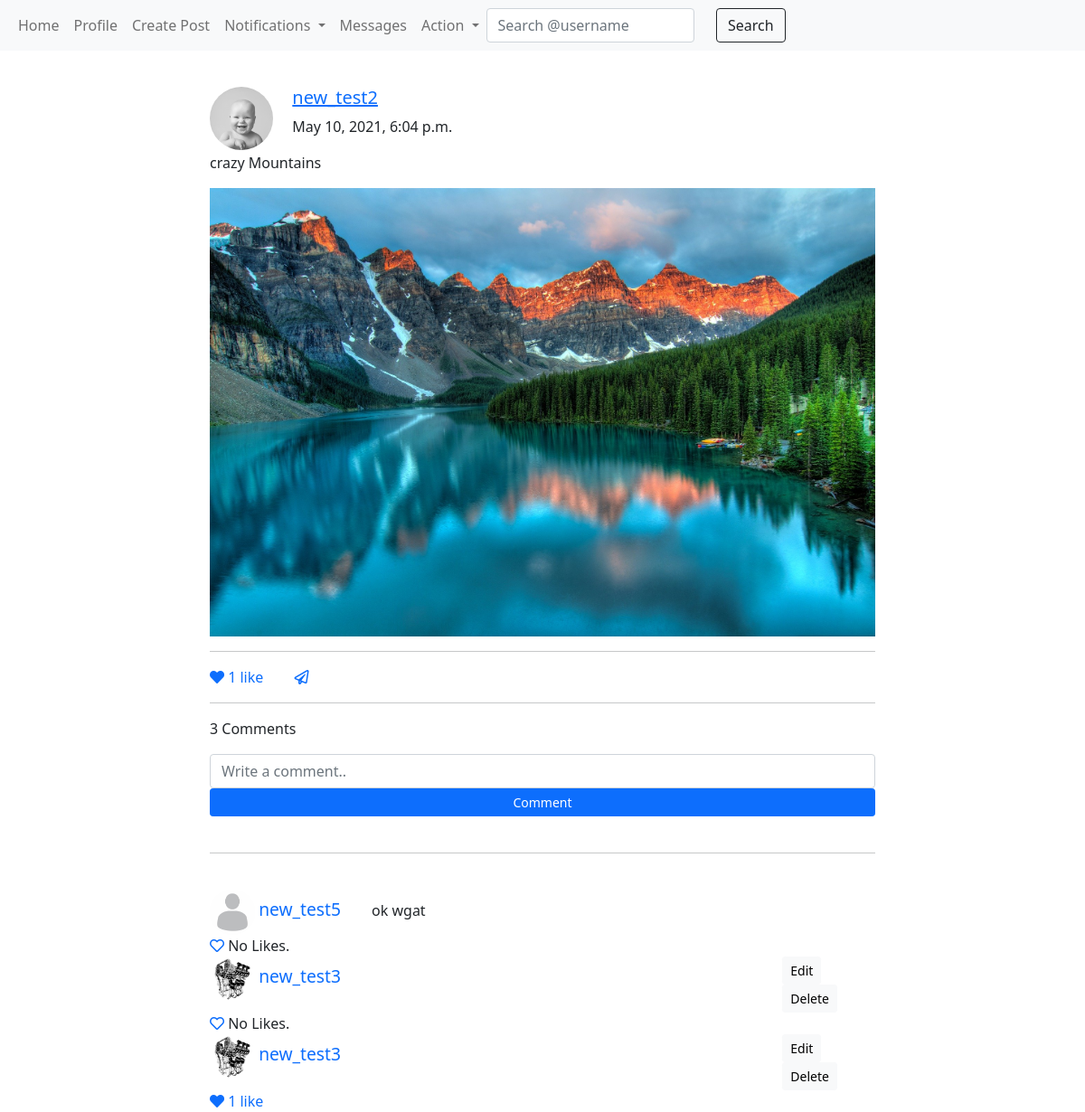
The app's page /post/6/ (signed in), older data.
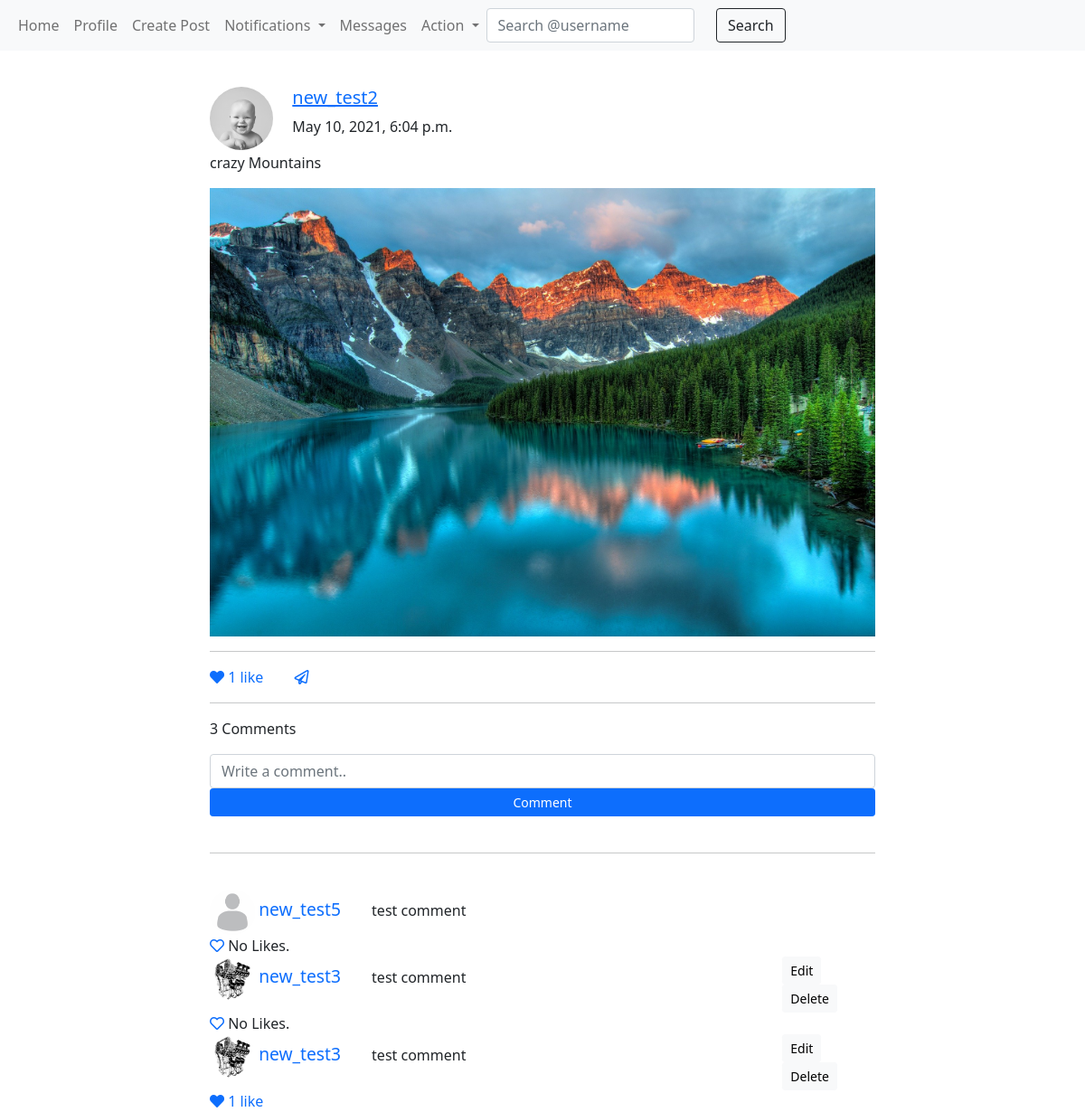
The same page, newer data.
### Posts/models.py (models this page shows, shortened)
class Comment(models.Model):
    comment = models.TextField(verbose_name='Write a comment..', max_length=1000, default='')
    commentor = models.ForeignKey(User, on_delete=models.CASCADE, related_name='comments')
    post = models.ForeignKey(Post, on_delete=models.CASCADE, related_name='comments')
    comment_date = models.DateTimeField(auto_now_add=True)
    update_date = models.DateTimeField(auto_now=True)
    class Meta:
        ordering = ('-comment_date',)

### Login/models.py (models this page shows, shortened)
class UserProfile(models.Model):
    user = models.OneToOneField(User, on_delete=CASCADE, related_name='profile')
    set_pro_pic = models.ImageField(upload_to='profile_pics', blank=True, default='')
    pro_pic = models.CharField(max_length=400)
    countries = (
        ('Afghanistan', 'Afghanistan'),
        ('Bangladesh', 'Bangladesh'),
        ('Egypt', 'Egypt'),
        ('Pakistan', 'Pakistan'),
        ('Turkey', 'Turkey'),
        ('UAE', 'UAE'),
        ('UK', 'UK'),
        ('USA', 'USA'),
        ('Zimbabwe', 'Zimbabwe'),
    )
    country = models.TextField(choices=countries, blank=True, default='')
    dob = models.DateField(blank=True, null=True, verbose_name='Date of Birth')
    phone_number = PhoneNumberField(blank=True)
    facebook_profile = models.URLField(verbose_name='Your Facebook Profile Link', blank=True)
    insta_profile = models.URLField(verbose_name='Your Instagram Profile Link', blank=True)
    bio = models.TextField(verbose_name='Write a short bio..', blank=True, max_length=400)

### Posts/views.py (the view)
# urls.py: path('post/<pk>/', ViewPost.as_view(), name='single_post'),
class ViewPost(DetailView):
    model = Post
    context_object_name = 'post'
    template_name = 'Posts/single-post.html'
    def comments_liked(self):
        return CommentLike.objects.filter(liker=self.request.user).values_list('comment', flat=True)
    def get_context_data(self, **kwargs):
        context = super().get_context_data(**kwargs)
        context['comments_liked'] = self.comments_liked()
        return context

### Posts/templatetags/custom_filter.py (called while the page is built)
@register.filter
def post_liker(post):
    likers = list(PostLike.objects.filter(post=post).values_list('liker', flat=True))
    return likers

@register.filter
def unread_count(notifications):
    unread = notifications.filter(unread=True).count()
    return unread

@register.filter
def alert(inbox_alert):
    if inbox_alert.filter(alert=True):
        return True
    return False

### Profile/models.py (called while the page is built)
    def __str__(self):
        return f'{self.notifier} {self.notification}.'

### templates/Posts/single-post.html (shortened to what the changed rows need)
{% extends 'base.html' %}
{% load custom_filter %}
{% block body %}
    <div class="row">
        <div class="offset-sm-2 col-sm-8">
            <div class="row">
                <div class="col-sm-1">
                </div>
                <div class="col-sm-10" style="padding-left: 40px;">
                </div>
                <div class="col-sm-1">
                </div>
            </div>
            <p>{{post.caption}}</p>
            <img src="/media/{{post.image}}" alt="" width="100%">
            <hr>
            {% if user.is_authenticated %}
            {% if user.pk in post|post_liker %}
            <a href="{% url 'post:post_unlike' pk=post.pk %}"><i class="fas fa-heart"></i></a>
            {% else %}
            <a href="{% url 'post:post_like' pk=post.pk %}"><i class="far fa-heart"></i></a>
            {% endif %}
            {% endif %}
            {% if post.likes.count == 1 %}
            <span><a style="text-decoration: none;" href="{% url 'profile:post_likers' pk=post.pk %}">{{ post.likes.count }} like</a></span>
            {% elif post.likes.count > 1 %}
            <span><a style="text-decoration: none;" href="{% url 'profile:post_likers' pk=post.pk %}">{{ post.likes.count }} likes</a></span>
            {% else %}
            <span>No Likes.</span>
            {% endif %}
            {% if user.is_authenticated %}
            <a style="margin-left: 30px;" href="{% url 'post:share_list' pk=post.pk %}"><i class="far fa-paper-plane"></i></a>
            {% endif %}
            <hr>
            {% if post.comments.count > 0 %}
            <p>{{post.comments.count}} Comments</p>
            {% else %}
            <p>No Comments</p>
            {% endif %}
            {% if user.is_authenticated %}
            <form method="POST" action="{% url 'post:comment' pk=post.pk %}">
                <input type="text" class="form-control" placeholder="Write a comment.." name="comment">
                <button style="width: 100%;" type="submit" class="btn btn-primary btn-sm">Comment</button>
            </form>
            {% endif %}
            <br>
            <hr>
            <br>
            {% for comment in post.comments.all %}
            <div class="row">
                <div class="col-sm-10">
                    <img class="rounded-circle" src="/media/{{comment.commentor.profile.pro_pic}}" alt="" width="50px" height="50px">
                    <a style="text-decoration: none;" href="{% url 'profile:user_profile' pk=comment.commentor.pk %}"><span style="font-size: larger; font-weight: 500; margin-right: 30px;">{{comment.commentor}}</span></a>
                    <span>{{comment.comment}}</span>
                </div>
                <div class="col-sm-2">
                    {% if user == comment.commentor %}
                    <a href="{% url 'post:edit_comment' pk=comment.pk %}" class="btn btn-light btn-sm">Edit</a>
                    <a href="{% url 'post:delete_comment' pk=comment.pk %}" class="btn btn-light btn-sm">Delete</a>
                    {% elif user == post.author %}
                    <a href="{% url 'post:delete_comment' pk=comment.pk %}" class="btn btn-light btn-sm">Delete</a>
                    {% endif %}
                </div>
            </div>
            {% if user.is_authenticated %}
            {% if comment.pk in comments_liked %}
            <a href="{% url 'post:comment_unlike' pk=comment.pk %}"><i class="fas fa-heart"></i></a>
            {% else %}
            <a href="{% url 'post:comment_like' pk=comment.pk %}"><i class="far fa-heart"></i></a>
            {% endif %}
            {% endif %}
            {% if comment.likes.count == 1 %}
            <span><a style="text-decoration: none;" href="{% url 'profile:comment_likers' pk=comment.pk %}">{{ comment.likes.count }} like</a></span>
            {% elif comment.likes.count > 1 %}
            <span><a style="text-decoration: none;" href="{% url 'profile:comment_likers' pk=comment.pk %}">{{ comment.likes.count }} likes</a></span>
            {% else %}
            <span>No Likes.</span>
            {% endif %}
            {% endfor %}
        </div>
    </div>
{% endblock %}

Row changes from the older to the newer data that the page shows:
changed Comment "new_test5": comment "ok wgat" → "test comment"
changed Comment (number 2 of 3 on the later page): comment (not shown) → "test comment"
changed Comment (number 3 of 3 on the later page): comment (not shown) → "test comment"
